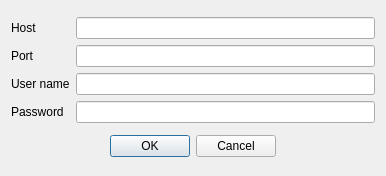
<?xml version="1.0" encoding="UTF-8"?>
<ui version="4.0">
 <class>ClientLogin</class>
 <widget class="QDialog" name="ClientLogin">
  <property name="geometry">
   <rect>
    <x>0</x>
    <y>0</y>
    <width>386</width>
    <height>176</height>
   </rect>
  </property>
  <property name="windowTitle">
   <string>Dialog</string>
  </property>
  <property name="autoFillBackground">
   <bool>false</bool>
  </property>
  <layout class="QGridLayout" name="gridLayout">
   <item row="0" column="0">
    <layout class="QGridLayout" name="gridLayout_2">
     <item row="2" column="1">
      <widget class="QLineEdit" name="client_name"/>
     </item>
     <item row="0" column="1">
      <widget class="QLineEdit" name="host"/>
     </item>
     <item row="1" column="1">
      <widget class="QLineEdit" name="port"/>
     </item>
     <item row="2" column="0">
      <widget class="QLabel" name="label_2">
       <property name="text">
        <string>User name</string>
       </property>
      </widget>
     </item>
     <item row="1" column="0">
      <widget class="QLabel" name="label_3">
       <property name="text">
        <string>Port</string>
       </property>
      </widget>
     </item>
     <item row="0" column="0">
      <widget class="QLabel" name="label">
       <property name="text">
        <string>Host</string>
       </property>
      </widget>
     </item>
     <item row="3" column="1">
      <widget class="QLineEdit" name="client_passwd">
       <property name="echoMode">
        <enum>QLineEdit::PasswordEchoOnEdit</enum>
       </property>
      </widget>
     </item>
     <item row="3" column="0">
      <widget class="QLabel" name="label_4">
       <property name="text">
        <string>Password</string>
       </property>
      </widget>
     </item>
    </layout>
   </item>
   <item row="1" column="0">
    <widget class="QDialogButtonBox" name="buttonBox">
     <property name="standardButtons">
      <set>QDialogButtonBox::Cancel|QDialogButtonBox::Ok</set>
     </property>
     <property name="centerButtons">
      <bool>true</bool>
     </property>
    </widget>
   </item>
  </layout>
 </widget>
 <resources/>
 <connections/>
</ui>
